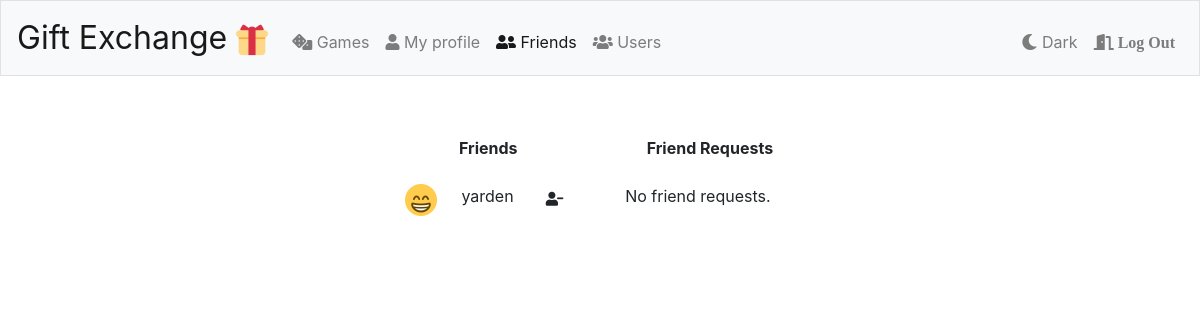
/friends (signed in), run on an earlier commit of the app's database.
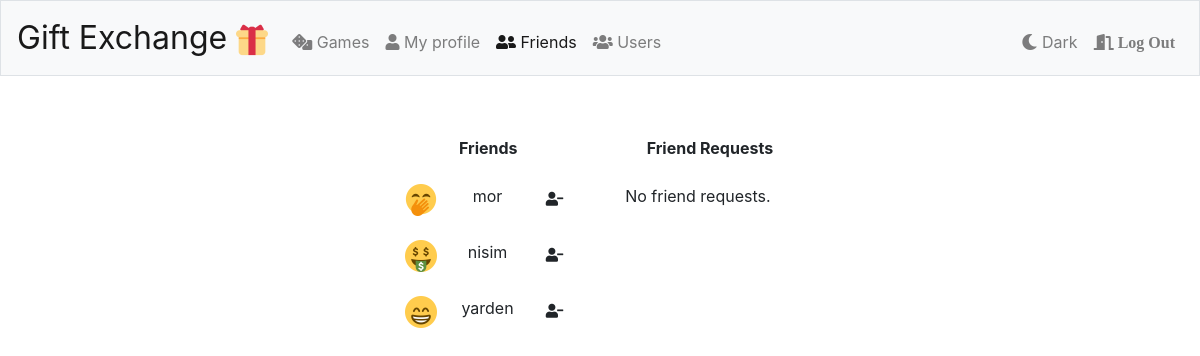
And on a later commit of the database.
### tables this page shows
CREATE TABLE users (
id INTEGER,
username TEXT NOT NULL,
hash TEXT NOT NULL,
email TEXT NOT NULL,
image_id INTEGER,
dark_mode INTEGER DEFAULT -1,
PRIMARY KEY(id)
);

### app.py (the view, shortened to what this page needs)
@app.route("/friends", methods=["GET", "POST"])
@login_required
def friends():
    friends_unsorted = []
    rows = db(f"SELECT * FROM friends WHERE user_id = {session['user_id']}")
    for row in rows:
        look = db(f"SELECT * FROM users WHERE id = {row['friend_id']}")
        friend = {
        'user_id': look[0]['id'],
        'username': look[0]['username'],
        'image_id': look[0]['image_id'],
        }
        friends_unsorted.append(friend)
    friend_req_unsorted = []
    rows = db(f"SELECT * FROM friend_req WHERE \
        reciever_id = {session['user_id']}")
    friends = sorted(friends_unsorted, key=lambda k: k['username'])
    friend_req = sorted(friend_req_unsorted, key=lambda k: k['username'])
    return render_template("friends.html",friends=friends,\
        friend_req=friend_req ,darkmode=session["dark_mode"])

### app.py (called while the page is built)
@app.after_request
def after_request(response):
    response.headers["Cache-Control"] = "no-cache, no-store, must-revalidate"
    response.headers["Expires"] = 0
    response.headers["Pragma"] = "no-cache"
    return response

### helper.py (called while the page is built)
def db(statement):
    with sqlite3.connect(database) as conn:
        conn.row_factory = sqlite3.Row
        cur = conn.cursor()
        cur.execute(statement)
        conn.commit()
        return cur.fetchall()
    return 0

def login_required(f):
    @wraps(f)
    def decorated_function(*args, **kwargs):
        if session.get("user_id") is None:
            return redirect("/login")
        return f(*args, **kwargs)
    return decorated_function

### templates/friends.html (shortened to what this page needs)
{% extends "layout.html" %}
{% block friends %}
    active
{% endblock %}
{% block main %}
    <div class="row justify-content-center">
	    <div class="col-auto">
    	    <table class="table table-responsive table-borderless
    	    table-hover
    	    ">
	        	<thead>
	        		<tr>
	        			<th colspan="4">Friends</th>
	        		</tr>
	        	</thead>
	        	<tbody>
	        		{% for friend in friends %}
		        		<tr>
		        		    <td><img class="pp-sm" src="/static/pp/{{ friend['image_id'] }}.png"></td>
		        		    <td>{{ friend['username'] }}</td>
		        		    <td>
		        		    	<form action="/friends" method="post">
		        		    		<button type ="submit" class="btn custom-btn btn-sm
		        		    		{% if darkmode > 0 %}
			        		    		btn-dark
		        		    		{% else %}
			        		    		btn-light
		        		    		{% endif %}">
		        		    			<i class="fas fa-user-minus"></i>
		        		    		</button>
		        		    	</form>
		        		    </td>
		        	    </tr>
	        		{% endfor %}
	    	    </tbody>
	        </table>
	    </div>
	    <div class="col-auto">
    	    <table class="table table-responsive table-borderless
    	    table-hover
    	    ">
	        	<thead>
	        		<tr>
	        			<th colspan="4">Friend Requests</th>
	        		</tr>
	        	</thead>
	        	<tbody>
	        		{% if not friend_req %}
		        		<tr>
		        			<td>
		        				No friend requests.
			        		<td>
	        		{% endif %}
	    	    </tbody>
	        </table>
        </div>
    </div>
{% endblock %}

### templates/layout.html (shortened to what this page needs)
<!DOCTYPE html>
<html lang="en">
    <head>
        <link rel="stylesheet" href="https://cdn.jsdelivr.net/npm/bootstrap@4.5.3/dist/css/bootstrap.min.css">
        <link rel="stylesheet" href="https://use.fontawesome.com/releases/v5.12.1/css/all.css">
        <link href="/static/styles.css" rel="stylesheet">
    </head>
    <body class="{% if darkmode == 1 %} dark_background {% endif %}">
        <nav class="navbar navbar-expand-md {% if darkmode == 1 %} navbar-dark bg-dark border-dark {% else %} navbar-light bg-light border {% endif %}">
            <a class="navbar-brand" href="/">Gift Exchange <img src="/static/favicon-32x32.png" alt="" class=".align-top .align-middle .align-bottom"></a>
            <div class="collapse navbar-collapse" id="navbar">
                {% if session.user_id %}
                    <ul class="navbar-nav mr-auto mt-2">
                        <li class="nav-item {% block game %}{% endblock %}">
                            <a class="nav-link" href="/games">
                                <i class="fas fa-dice"></i> Games
                            </a>
                        </li>
                        <li class="nav-item">
                            <a class="nav-link {% block index %}{% endblock %}" href="/">
                                <i class="fas fa-user"></i> My profile
                            </a>
                        </li>
                        <li class="nav-item">
                            <a class="nav-link {% block friends %}{% endblock %}"
                            href="/friends">
                                <i class="fas fa-user-friends"></i> Friends
                            </a>
                        </li>
                        <li class="nav-item">
                            <a class="nav-link {% block users %}{% endblock %}" href="/users">
                                <i class="fas fa-users"></i> Users
                            </a>
                        </li>
                    </ul>
                    <ul class="navbar-nav ml-auto mt-2">
                        <li class="nav-item">
                            <form action="/dark_mode" method="post">
                                <button type="submit" class="nav-link custom-btn">
                                    {% if darkmode > 0 %}
                                        <i class="fas fa-sun"></i> Light
                                    {% else %}
                                        <i class="fas fa-moon"></i> Dark
                                    {% endif %}
                                </button>
                            </form>
                        </li>
                        <li class="nav-item">
                            <a class="nav-link" href="/logout">
                                <i class="fas fa-door-open"> Log Out</i>
                            </a>
                        </li>
                    </ul>
                {% else %}
                    <ul class="navbar-nav ml-auto mt-2">
                        <li class="nav-item"><a class="nav-link {% block register %}{% endblock %}" href="/register">Register</a></li>
                        <li class="nav-item"><a class="nav-link {% block login %}{% endblock %}" href="/login">Log In</a></li>
                    </ul>
                {% endif %}
            </div>
        </nav>
        <main class="container p-5">
            {% block main %}{% endblock %}
        </main>
    </body>
</html>

### static/styles.css (style rules this page uses)
nav .navbar-brand { font-size: xx-large; }
main { overflow-x: auto; text-align: center; }
main img { max-width: 100%; }
.custom-btn { background: none!important; border: none !important; }
.pp-sm { max-width: 2rem; float: right; }

What changed in the data, as far as the page shows it:
now on this page (row edited): users: shows a picture, username "mor"
now on this page (row unchanged): users: shows a picture, username "nisim"
